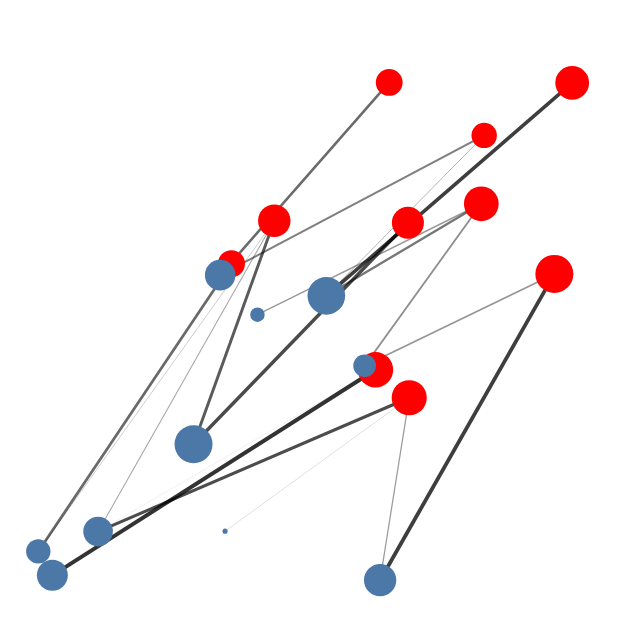

Notebook code cell kept with this figure:
### Code cell
p = InteriorPointMethod(cv,A,b)
n = max(size(μ)[1],size(ν)[1])
γ = round.(reshape(p,n,n),digits =4);

otplot = PlotOT(μ,ν,γ)

### Figure 1 — Vega-Lite specification as saved in the notebook (floating-point values rounded to 4 significant figures; data arrays with more than 128 entries replaced by an {"elided": "..."} marker saying what was removed)
{"layer": [{"data": {"values": {"elided": "200 records"}}, "encoding": {"detail": {"field": "pe", "type": "ordinal"}, "opacity": {"field": "ew", "legend": null, "type": "quantitative"}, "size": {"field": "ew", "legend": null, "scale": {"range": [0, 2]}, "type": "ordinal"}, "x": {"axis": null, "field": "edges_x", "type": "quantitative"}, "y": {"axis": null, "field": "edges_y", "type": "quantitative"}}, "height": 300, "mark": {"clip": false, "color": "black", "type": "line"}, "width": 300}, {"data": {"values": [{"size": 0.1008, "x": 0.7048, "y": 1.038}, {"size": 0.1387, "x": 1.452, "y": 0.8962}, {"size": 0.06109, "x": 1.264, "y": 1.266}, {"size": 0.1157, "x": 1.257, "y": 1.083}, {"size": 0.09816, "x": 1.061, "y": 1.033}, {"size": 0.1095, "x": 1.499, "y": 1.406}, {"size": 0.06946, "x": 0.5906, "y": 0.9236}, {"size": 0.1183, "x": 1.065, "y": 0.5661}, {"size": 0.1201, "x": 0.9747, "y": 0.6405}, {"size": 0.06825, "x": 1.011, "y": 1.407}]}, "encoding": {"size": {"field": "size", "legend": null, "title": null, "type": "q"}, "x": {"axis": null, "field": "x", "title": null, "type": "quantitative"}, "y": {"axis": null, "field": "y", "title": null, "type": "quantitative"}}, "height": 300, "mark": {"color": "red", "opacity": 1, "type": "circle"}, "width": 300}, {"data": {"values": [{"size": 0.1786, "x": 0.8436, "y": 0.8379}, {"size": 0.06342, "x": 0.9457, "y": 0.6512}, {"size": 0.1095, "x": 0.2349, "y": 0.2091}, {"size": 0.02449, "x": 0.6598, "y": 0.7875}, {"size": 0.1817, "x": 0.4895, "y": 0.4419}, {"size": 0.12, "x": 0.113, "y": 0.09247}, {"size": 0.07342, "x": 0.07546, "y": 0.1562}, {"size": 0.001313, "x": 0.5735, "y": 0.2102}, {"size": 0.1167, "x": 0.5605, "y": 0.893}, {"size": 0.1309, "x": 0.987, "y": 0.0795}]}, "encoding": {"size": {"field": "size", "legend": null, "title": null, "type": "q"}, "x": {"axis": null, "field": "x", "title": null, "type": "quantitative"}, "y": {"axis": null, "field": "y", "title": null, "type": "quantitative"}}, "height": 300, "mark": {"opacity": 1, "type": "circle"}, "width": 300}], "title": {"dy": -25, "fontSize": 14, "text": ""}, "view": {"stroke": null}}
